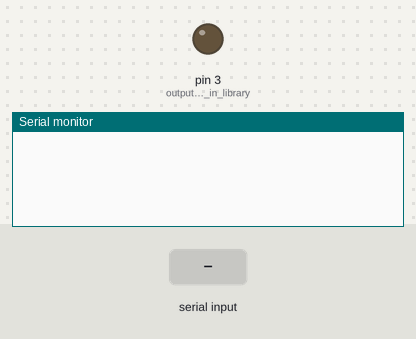
The sketch below on a simulated Arduino Mega 2560, built with avr-gcc and run on an emulated ATmega2560. Parts: output pins drawn as LEDs (lit = HIGH), the last lines printed to the serial monitor. The inputs (shaded band) are chosen by the test bench.

Above: at 1.2 s.
1.3 s: "poweron\n" received over the second serial link
At 2.5 s:
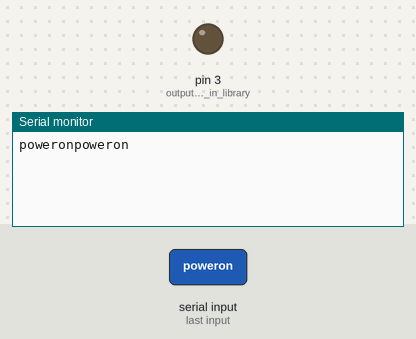
2.8 s: "poweroff\n" received over the second serial link
At 3.7 s:
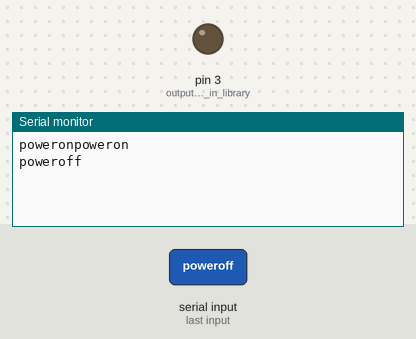
4.3 s: "volumeup\n" received over the second serial link
At 4.8 s:
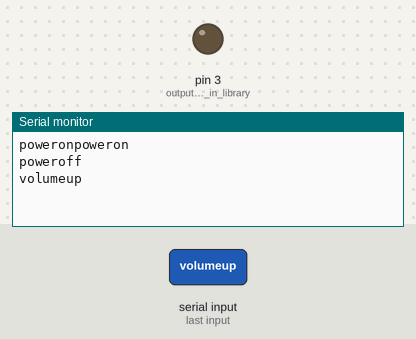

The sketch:

Beko_air_conditioner_control.ino
```cpp
#include <IRremote.h>
#include <SoftwareSerial.h>
SoftwareSerial master (4,5);
String stream;


unsigned int poweron[] = {9020,4432,572,1688,548,1690,580,524,554,552,552,554,524,582,552,1686,578,
1660,550,1688,552,1686,552,1688,552,552,550,554,580,526,578,526,552,1686,558,548,580,524,550,554,
582,522,550,556,550,1688,552,1688,522,1716,524,580,580,524,554,550,580,526,580,526,552,552,550,556,
550,556,578,524,554,552,608,476,572,554,552,554,576,1660,580,1656,578,528,550,556,550,554,584,520,
522,582,580,526,550,554,578,526,578,528,552,552,548,558,552,552,580,526,610,494,552,1686,580,526,
550,556,522,582,552,554,552,552,552,554,548,556,550,554,580,526,578,526,576,528,524,582,550,554,
580,524,582,524,578,526,550,554,552,554,548,556,580,524,552,550,578,506,546,580,530,1708,580,526,
552,552,552,552,554,552,524,580,578,526,550,556,580,524,552,554,554,530,576,1662,630,496,578,526,
582,524,578,528,550,554,554,552,498,608,548,1690,554,1686,550,556,580,1660,582,522,496,610,522,1716,
552,1686,552};

unsigned int volumeup[] = {9004,4450,582,1658,580,1658,580,524,580,524,580,524,582,524,580,1658,580,
1658,580,1658,582,1656,582,1660,578,524,582,524,580,1658,580,1658,582,524,580,524,580,526,580,526,
578,524,580,524,580,1658,582,1658,582,1656,580,524,580,526,580,524,582,524,580,526,580,526,580,526,
580,524,582,524,580,526,580,524,580,524,582,524,582,1658,580,1658,582,524,582,524,580,526,578,526,
578,524,580,524,582,524,580,524,580,526,580,524,580,524,582,524,580,524,580,524,582,1658,582,524,
580,524,580,524,582,524,580,526,580,526,580,524,582,524,580,526,580,524,580,526,580,524,580,526,
580,524,580,522,582,524,580,524,580,524,580,524,582,524,580,526,580,524,582,524,580,1658,580,524,
582,524,580,524,580,528,578,524,580,524,580,524,580,524,580,524,580,524,582,524,580,524,580,526,
580,524,580,524,582,524,580,526,580,524,580,524,582,1656,582,524,582,1658,580,524,582,1658,582,524,582,1658,580};

unsigned int volumedown[] = {4532,4496,612,1626,558,1658,632,1628,610,510,610,508,610,510,608,510,610,508,610,1628,610,1628,558,1680,610,510,610,508,558,562,556,562,610,506,558,1682,610,1626,608,510,608,1630,610,508,556,562,610,508,610,508,558,560,612,508,610, 1628,608,512,610,1626,610,1628,610,1628,610,1628,556};

unsigned int poweroff[] = {9002,4452,580,1658,582,1658,580,524,580,524,580,526,580,524,580,1658,580,
1658,580,1658,580,1658,582,1658,580,526,580,524,580,524,580,524,580,1658,612,494,580,524,580,526,580,
526,580,524,580,1658,580,1658,580,1658,580,526,610,494,612,494,578,526,580,524,580,524,580,526,580,
526,580,526,580,524,580,524,580,524,580,524,580,1658,580,1658,580,526,580,524,580,524,580,526,580,524,
580,526,580,524,580,526,580,526,580,524,580,526,578,524,580,524,580,526,580,1658,580,524,580,526,580,
524,580,526,580,526,580,524,580,526,580,524,580,524,580,526,580,526,580,524,580,526,580,524,580,524,
580,526,610,494,610,494,580,524,612,494,580,524,580,526,580,526,578,524,580,526,578,526,580,526,580,
524,580,524,580,524,580,524,580,526,580,526,580,524,580,1658,580,526,580,1658,580,526,610,496,580,
524,580,524,580,524,580,1658,580,1658,580,1660,580,1658,580,526,580,1658,580,526,578,1660,580};

unsigned int Chplus[] = {9074,4414,582,542,610,1630,612,512,582,540,582,542,582,542,582,540,582,542,612,1628,584,542,612,514,582,1656,610,1628,610,1632,582, 1660,582,1658,582,542,612,1628,582,1656,582,1658,582,1658,584,540,584,1658,584,540,582,1634,634,514,582,542,582,540,582,542,610,1630,582,542,582,1658,582};
unsigned int Chminus[] = {9016,4472,582,544,582,1660,634,490,582,542,582,544,580,542,634,490,582,520,606,1660,582,544,634,466,606,1658,582,1658,582,1638,604,1660,582,1660,582,1660,582,1660,634,1608,632,1608,582,1660,582,544,634,1584,656,490,582,544,580,540,582,544,582,520,604,542,582,1660,582,542,634,1606,582};

unsigned int mute[] = {4566,4442,612,1626,612,1626,612,1624,612,506,612,506,612,506,612,506,612,508,612,1624,614,1624,612,1624,614,506,612,506,612,506,612,506,612,506,612,1626,612,1624,614,1624,612,1626,612,506,612,506,612,506,612,506,612,506,612,506,612,508,638,480,614,1626,612,1626,612,1626,612,1626,612};

unsigned int settings[] = {27968,4550,-4400,600,-1650,550,-1650,600,-1600,600,-500,650,-500,550,-550,600,-500,600,-500,600,-1650,600,-1600,550,-1650,600,-550,600,-500,600,-500,600,-500,600,-500,600,-500,600,-1650,600,-500,600,-1600,600,-1650,600,-500,600,-500,600,-500,600,-1650,600,-500,600,-1600,600,-500,600,-550,600,-1600,650,-1550,600,-1650,600
};

unsigned int enter[] = {10444,4500,-4450,550,-1650,550,-1700,550,-1650,600,-500,550,-600,550,-550,550,-550,550,-550,550,-1650,550,-1700,550,-1650,550,-550,550,-600,550,-550,550,-550,550,-550,550,-550,550,-550,600,-550,550,-1650,550,-550,550,-1700,550,-1650,550,-550,550,-1650,550,-1700,550,-1650,550,-550,550,-1700,550,-550,550,-550,600,-1600,550
};

unsigned int homee[] = {22518,4550,-4400,600,-1600,600,-1650,600,-1600,600,-500,600,-500,600,-500,600,-550,600,-500,600,-1600,600,-1600,650,-1600,600,-500,600,-500,600,-500,600,-550,600,-500,600,-1600,550,-550,600,-500,600,-1650,600,-1600,600,-1650,650,-1550,600,-500,600,-500,600,-1650,600,-1600,600,-500,600,-500,600,-500,650,-500,600,-1600,600
};

unsigned int exitt[] = {27940,4500,-4450,600,-1600,550,-1650,550,-1700,550,-550,550,-550,550,-550,550,-550,550,-600,550,-1650,550,-1650,550,-1700,550,-550,550,-550,600,-500,600,-500,550,-600,600,-1600,550,-550,550,-1650,550,-1700,550,-550,550,-1650,550,-600,550,-550,550,-550,550,-1650,550,-550,600,-550,550,-1650,550,-550,550,-1650,600,-1650,550
};
IRsend irsend;
void setup()
{
  pinMode (3, OUTPUT);  //output used in library
   Serial.begin(9600);
   master.begin(115200);
}
void loop() {
  if (master.available()){
    stream = master.readStringUntil('\n');
    stream.trim();
    if (stream.length()>0){
      if (stream == "poweron"){
      irsend.sendRaw(poweron,211,38);
      Serial.print("poweron");
      }
      else if (stream == "poweroff"){
        irsend.sendRaw(poweroff,211,38);
      }
      else if (stream == "volumeup"){
        irsend.sendRaw(volumeup,211,38);
      }/*
      else if (stream == "volumedown"){
        irsend.sendRaw(volumedown,68,38);
      }
      else if (stream == "mute"){
        irsend.sendRaw(mute,67,38);
      }
      else if (stream == "settings"){
        irsend.sendRaw(settings,68,38);
      }
      else if (stream == "source"){
        irsend.sendRaw(source,68,38);
      }
      else if (stream == "Chplus"){
        irsend.sendRaw(Chplus,68,38);
      }
      else if (stream == "Chminus"){
        irsend.sendRaw(Chminus,68,38);
      }
      else if (stream == "mute"){
        irsend.sendRaw(mute,68,38);
      }
      else if (stream == "settings"){
        irsend.sendRaw(settings,68,38);
      }
      else if (stream == "enter"){
        irsend.sendRaw(enter,68,38);
      }
      else if (stream == "exitt"){
        irsend.sendRaw(exitt,68,38);
      }*/
      Serial.println(stream);
      stream="";
    }


    }

}
```

Measured:
- after the input at 1.3 s, the serial monitor: prints a new line after 0.07 s (image 1)
- after the input at 2.8 s, the serial monitor: prints a new line after 0.07 s (image 2)
- after the input at 4.3 s, the serial monitor: prints a new line after 0.07 s (image 3)
